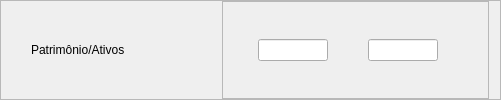
              <widget class="QFrame" name="fPatAti">
               <property name="frameShape">
                <enum>QFrame::StyledPanel</enum>
               </property>
               <property name="frameShadow">
                <enum>QFrame::Raised</enum>
               </property>
               <layout class="QHBoxLayout" name="horizontalLayout_76">
                <property name="leftMargin">
                 <number>30</number>
                </property>
                <property name="topMargin">
                 <number>0</number>
                </property>
                <property name="bottomMargin">
                 <number>0</number>
                </property>
                <item>
                 <widget class="QLabel" name="label_50">
                  <property name="minimumSize">
                   <size>
                    <width>185</width>
                    <height>0</height>
                   </size>
                  </property>
                  <property name="maximumSize">
                   <size>
                    <width>185</width>
                    <height>150</height>
                   </size>
                  </property>
                  <property name="styleSheet">
                   <string notr="true">font: 14pt &quot;Segoe UI&quot;;</string>
                  </property>
                  <property name="text">
                   <string>Patrimônio/Ativos</string>
                  </property>
                  <property name="alignment">
                   <set>Qt::AlignLeading|Qt::AlignLeft|Qt::AlignVCenter</set>
                  </property>
                 </widget>
                </item>
                <item>
                 <widget class="QFrame" name="frame_59">
                  <property name="frameShape">
                   <enum>QFrame::StyledPanel</enum>
                  </property>
                  <property name="frameShadow">
                   <enum>QFrame::Raised</enum>
                  </property>
                  <layout class="QHBoxLayout" name="horizontalLayout_77">
                   <property name="spacing">
                    <number>0</number>
                   </property>
                   <property name="leftMargin">
                    <number>35</number>
                   </property>
                   <property name="topMargin">
                    <number>0</number>
                   </property>
                   <property name="rightMargin">
                    <number>50</number>
                   </property>
                   <property name="bottomMargin">
                    <number>0</number>
                   </property>
                   <item>
                    <widget class="QLineEdit" name="lineEdit_89">
                     <property name="maximumSize">
                      <size>
                       <width>70</width>
                       <height>16777215</height>
                      </size>
                     </property>
                    </widget>
                   </item>
                   <item>
                    <spacer name="horizontalSpacer_37">
                     <property name="orientation">
                      <enum>Qt::Horizontal</enum>
                     </property>
                     <property name="sizeType">
                      <enum>QSizePolicy::Expanding</enum>
                     </property>
                     <property name="sizeHint" stdset="0">
                      <size>
                       <width>40</width>
                       <height>20</height>
                      </size>
                     </property>
                    </spacer>
                   </item>
                   <item>
                    <widget class="QLineEdit" name="lineEdit_90">
                     <property name="maximumSize">
                      <size>
                       <width>70</width>
                       <height>16777215</height>
                      </size>
                     </property>
                    </widget>
                   </item>
                  </layout>
                 </widget>
                </item>
               </layout>
              </widget>
